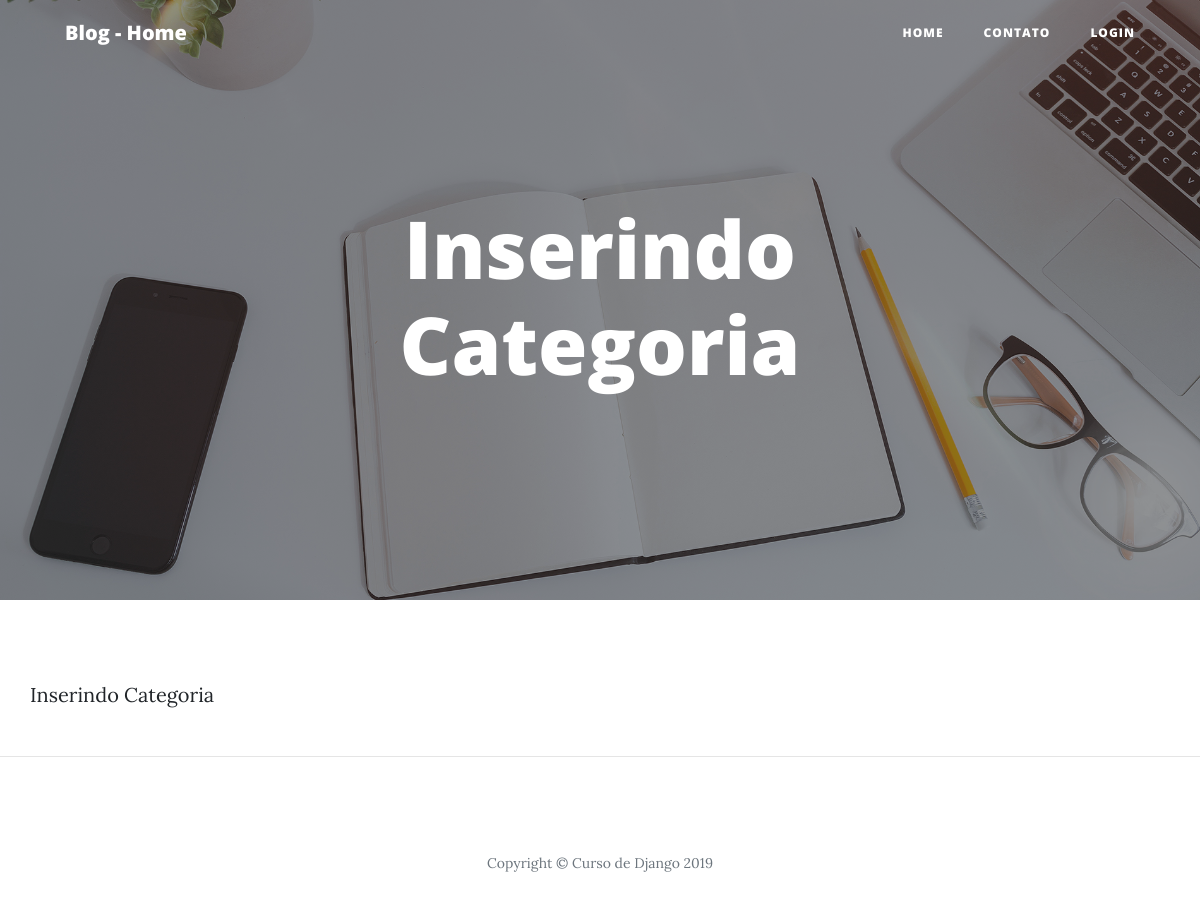
Before: /post/inserindo-categoria/ with the older database file.
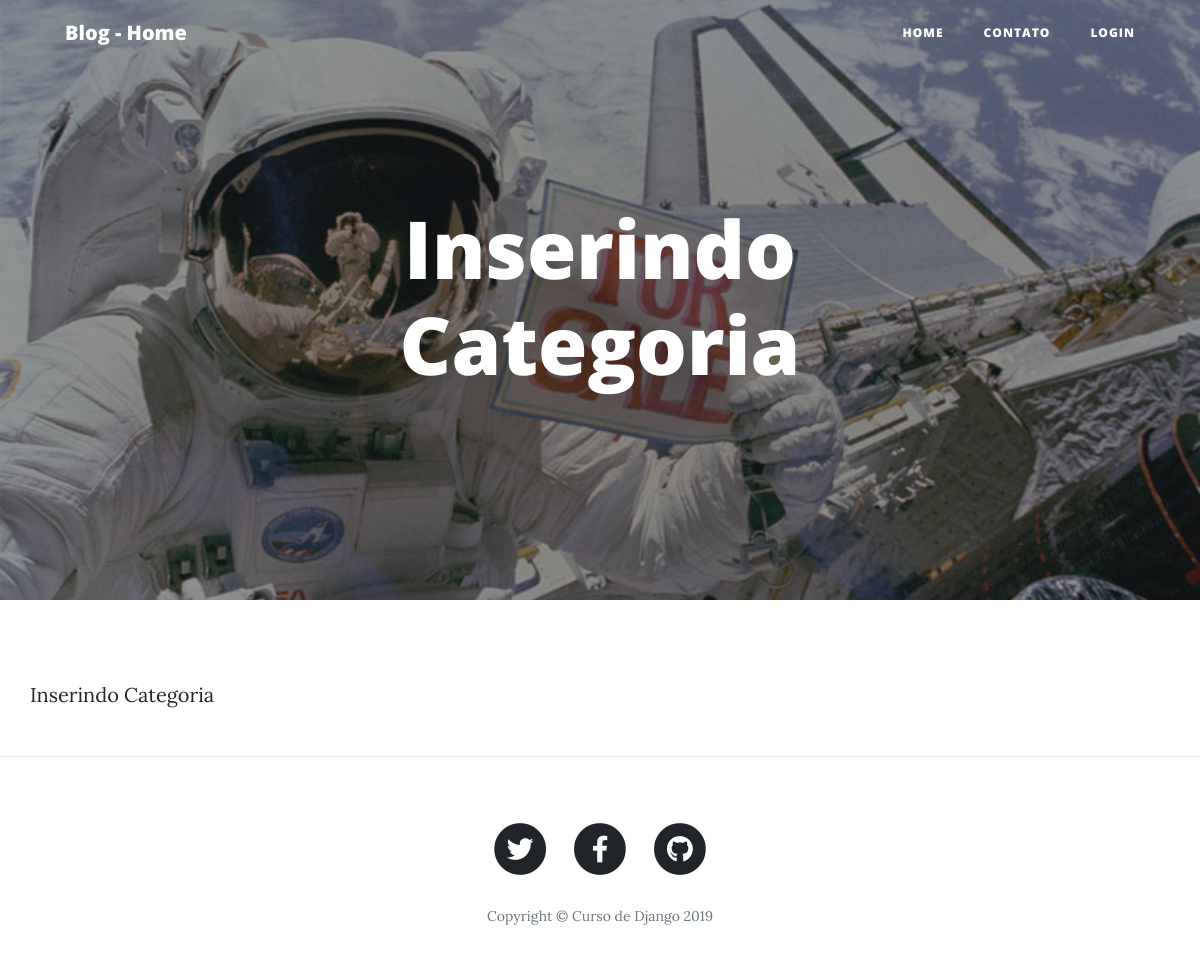
After: the same page with the newer database file.
### blog/models.py (models this page shows, shortened)
class Post(models.Model):
    STATUS = (
        ('rascunho','Rascunho'),
        ('publicado','Publicado'),
    )
    titulo = models.CharField(verbose_name="Título",max_length=250)
    slug   = models.SlugField(max_length=250)
    autor  = models.ForeignKey(User,
                               on_delete=models.CASCADE)
    categoria = models.ManyToManyField(Category, related_name="get_posts")
    imagem    = models.ImageField(upload_to="blog",blank=True, null=True)
    conteudo  = RichTextField(verbose_name="Conteúdo")
    publicado = models.DateTimeField(default=timezone.now)
    criado    = models.DateTimeField(auto_now_add=True)
    alterado  = models.DateTimeField(auto_now=True)
    status    = models.CharField(max_length=10,
                                 choices=STATUS,
                                 default='rascunho')
    objects   = models.Manager()
    published = PublishedManager()
    class Meta:
        ordering = ('-publicado',)

### blog/views.py (the view)
# urls.py: path('post/<slug:slug>/', views.BlogDetailView.as_view(),name='post_detail'),
class BlogDetailView(DetailView):
    model = Post
    template_name = 'blog/post_detail.html'

### social/processors.py (called while the page is built)
def ctx_social(request):
    ctx_dict = {}
    links = Link.objects.all()
    for link in links:
        ctx_dict[link.chave] = link.url
    return ctx_dict

### blog/templates/blog/post_detail.html (shortened to what this page needs)
{% extends 'base.html' %}
{% load static %}
{% block header %}
{% if object.imagem %}
<header class="masthead" style="background-image: url({{ object.imagem.url }})">
{% else %}
<header class="masthead" style="background-image: url({% static 'img/home-bg.jpg' %})">
{% endif %}
    <div class="overlay"></div>
    <div class="container">
      <div class="row">
        <div class="col-lg-8 col-md-10 mx-auto">
          <div class="site-heading">
            <h1>{{ object.titulo }}</h1>
          </div>
        </div>
      </div>
    </div>
</header>
{% endblock header %}
{% block content %}
        <div class="post-entry">
            <p>{{ object.conteudo|safe }} </p>
        </div>
{% endblock content %}

### templates/base.html (shortened to what this page needs)
{% load static %}
<!DOCTYPE html>
<html lang="pt-br">
<head>
    <link href={% static 'vendor/bootstrap/css/bootstrap.min.css' %} rel="stylesheet">
    <link href={% static 'vendor/fontawesome-free/css/all.min.css' %} rel="stylesheet" type="text/css">
    <link href={% static 'css/clean-blog.min.css' %} rel="stylesheet">
</head>
<body>
  <nav class="navbar navbar-expand-lg navbar-light fixed-top" id="mainNav">
        <div class="container">
          <a class="navbar-brand" href="/">Blog - Home</a>
          <div class="collapse navbar-collapse" id="navbarResponsive">
            <ul class="navbar-nav ml-auto">
              <li class="nav-item">
                <a class="nav-link" href="/">Home</a>
              </li>
              <li class="nav-item">
                <a class="nav-link" href="contact.html">Contato</a>
              </li>
              {% if user.is_authenticated %}
               <li class="nav-item">
                    <a class="nav-link" href="{% url 'post_new' %}">Nova Postagem no Blog</a>
                </li>
                <li class="nav-item"><a class="nav-link" href="{% url 'logout' %}">logout</a></li>
              {% else %}
                  <li class="nav-item"><a class="nav-link" href="{% url 'login' %}">login</a></li>
              {% endif %}
            </ul>
          </div>
        </div>
      </nav>
     {% block header %} {% endblock header%}
      <div class="container">
        <div class="row">
          {% block content %} {% endblock content %}
          </div>
        </div>
      <hr>
      <footer>
        <div class="container">
          <div class="row">
            <div class="col-lg-8 col-md-10 mx-auto">
              <ul class="list-inline text-center">
               {% if TWITTER %}
                <li class="list-inline-item">
                  <a href="#">
                    <span class="fa-stack fa-lg">
                      <i class="fas fa-circle fa-stack-2x"></i>
                      <i class="fab fa-twitter fa-stack-1x fa-inverse"></i>
                    </span>
                  </a>
                </li>
                {% endif %}
                {% if FACEBOOK %}
                <li class="list-inline-item">
                  <a href="#">
                    <span class="fa-stack fa-lg">
                      <i class="fas fa-circle fa-stack-2x"></i>
                      <i class="fab fa-facebook-f fa-stack-1x fa-inverse"></i>
                    </span>
                  </a>
                </li>
                {% endif %}
                {% if GITHUB %}
                <li class="list-inline-item">
                  <a href="#">
                    <span class="fa-stack fa-lg">
                      <i class="fas fa-circle fa-stack-2x"></i>
                      <i class="fab fa-github fa-stack-1x fa-inverse"></i>
                    </span>
                  </a>
                </li>
                {% endif %}
              </ul>
              <p class="copyright text-muted">Copyright &copy; Curso de Django 2019</p>
            </div>
          </div>
        </div>
      </footer>
</body>
</html>

Changed rows visible on the page:
changed Post "Inserindo Categoria": imagem: picture added
